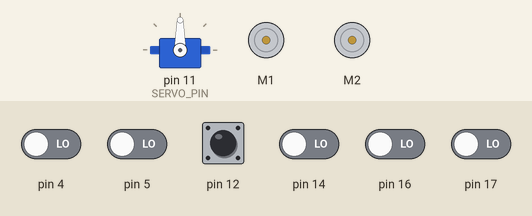
Recording of a sketch running on a simulated Arduino Uno, built with avr-gcc and run on an emulated ATmega328P. Parts: servo, 2 × DC motor (green arrow = forward, orange = backward, longer = faster). Wiring (inferred from the names in the program): servo: signal pin 11. Inputs (shaded band) come from the test bench; at power-on: pin 12 HIGH, pin 4, pin 5, pin 14, pin 16, pin 17 LOW. Random numbers use the default seed unless the sketch sets one; servo pulses on a pin are drawn as a servo (544–2400 µs = 0–180°); what the sketch prints to the serial monitor is not drawn.

Above: at 0.8 s.
0.9 s: pin 12 pulled LOW for 0.15 s
At 3.05 s:
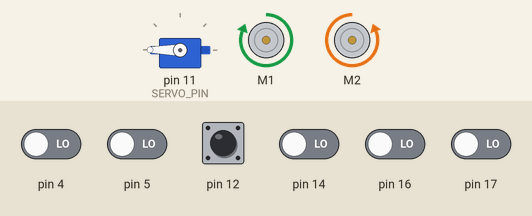
3.9 s: pin 4 driven HIGH
At 4.99 s:
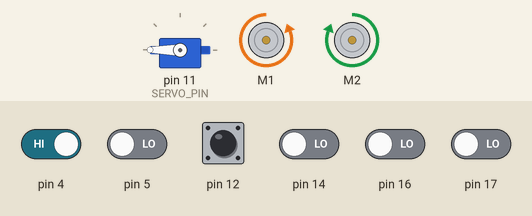
6.9 s: pin 5 driven HIGH
9.9 s: pin 12 pulled LOW for 1 s
At 10.8 s:
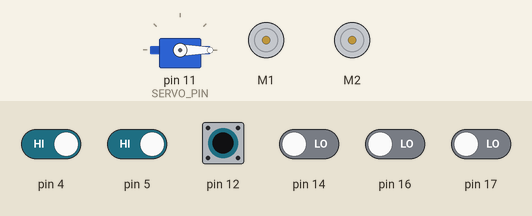
12.4 s: pin 12 pulled LOW for 0.15 s
At 15.3 s:
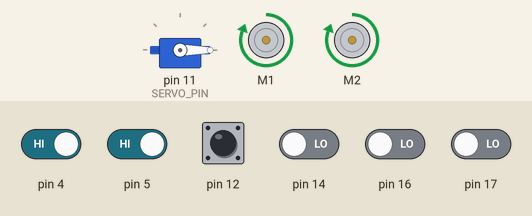
15.5 s: pin 14 driven HIGH
Timing chart, 0 to 26.8 s (numbered marks = the images above; inputs shaded):
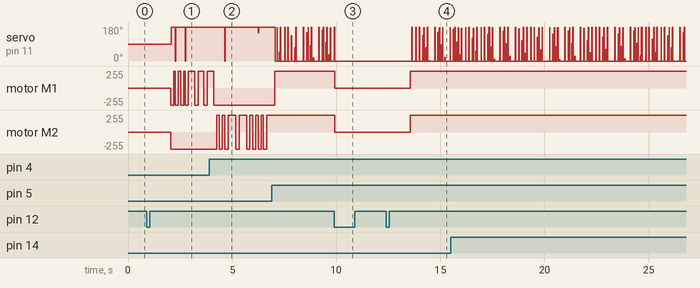

Measured:
- after the input at 0.9 s, servo on pin 11 (SERVO_PIN): 90° → 180° after 1.2 s; motor M2: stopped → backward 255/255 after 1.2 s
- after the input at 3.9 s, motor M2: backward 255/255 → forward 255/255 after 0.37 s, → backward 255/255 0.10 s later, → forward 255/255 0.15 s later, → backward 255/255 0.13 s later, … (15 changes in this stretch)
- after the input at 9.9 s, motor M1, motor M2: forward 255/255 → stopped at once
- after the input at 12.4 s, motor M1, motor M2: stopped → forward 255/255 after 1.2 s

The sketch:

The_bully.ino
```cpp
#include <ZumoMotors.h>
#include <Pushbutton.h>
#include <QTRSensors.h>
#include <ZumoReflectanceSensorArray.h>

ZumoMotors motors;
ZumoReflectanceSensorArray reflectanceSensors;

#define LED 13

// this might need to be tuned for different lighting conditions, surfaces, etc.
#define QTR_THRESHOLD  850

// these might need to be tuned for different motor types
#define REVERSE_SPEED     400
#define TURN_SPEED        400
#define FORWARD_SPEED     400
#define REVERSE_DURATION  150
//#define TURN_DURATION     150

// Servo settings
#define SERVO_PIN 11
#define UP_POSITION 1000
#define DOWN_POSITION 2000

// This is the time since the last rising edge in units of 0.5us.
uint16_t volatile servoTime = 0;
// This is the pulse width we want in units of 0.5us.
uint16_t volatile servoHighTime = 3000;
// This is true if the servo pin is currently high.
boolean volatile servoHigh = false;

Pushbutton button(ZUMO_BUTTON); // pushbutton on pin 12

#define NUM_SENSORS 6
unsigned int sensor_values[NUM_SENSORS];

boolean armed = false;

ZumoReflectanceSensorArray sensors(QTR_NO_EMITTER_PIN);

void waitForButtonAndCountDown()
{
  button.waitForButton();
  delay(1000);
}

void constuct() {

  // Reset weapons here
  armed = false;
  servoSetPosition(UP_POSITION); // Send pulses.

  if (button.isPressed())
  {

    // if button is pressed, stop and wait for another press to go again
    motors.setSpeeds(0, 0);

    button.waitForRelease();
    waitForButtonAndCountDown();
  }

}

void arm_weapons() {
  if (!armed) {
    // Weapons
    Serial.print("Arming weapons");
    servoSetPosition(DOWN_POSITION); // Send pulses.
    armed = true;
  }

}

void setup()
{
  Serial.begin(9600);
  Serial.print("Setup");
  servoInit();
  waitForButtonAndCountDown();
}

void loop()
{
  // Will continue after button press
  constuct();

  // Arm weapons
  arm_weapons();

  // Move
  onwards();
}

void onwards() {
  sensors.read(sensor_values);

  if (sensor_values[0] < QTR_THRESHOLD)
  {
    // if leftmost sensor detects line, reverse and turn to the right
    motors.setSpeeds(-REVERSE_SPEED, -REVERSE_SPEED);
    delay(REVERSE_DURATION);
    motors.setSpeeds(TURN_SPEED, -TURN_SPEED);
    delay(random(50,400));
    motors.setSpeeds(FORWARD_SPEED, FORWARD_SPEED);
  }
  else if (sensor_values[5] < QTR_THRESHOLD)
  {
    // if rightmost sensor detects line, reverse and turn to the left
    motors.setSpeeds(-REVERSE_SPEED, -REVERSE_SPEED);
    delay(REVERSE_DURATION);
    motors.setSpeeds(-TURN_SPEED, TURN_SPEED);
    delay(random(50,400));
    motors.setSpeeds(FORWARD_SPEED, FORWARD_SPEED);
  }
  else
  {
    // otherwise, go straight
    motors.setSpeeds(FORWARD_SPEED, FORWARD_SPEED);
  }
}

ISR(TIMER2_COMPA_vect)
{
  // The time that passed since the last interrupt is OCR2A + 1
  // because the timer value will equal OCR2A before going to 0.
  servoTime += OCR2A + 1;
  static uint16_t highTimeCopy = 3000;
  static uint8_t interruptCount = 0;
  if (servoHigh)
  {
    if (++interruptCount == 2)
    {
      OCR2A = 255;
    }
    // The servo pin is currently high.
    // Check to see if is time for a falling edge.
    // Note: We could == instead of >=.
    if (servoTime >= highTimeCopy)
    {
      // The pin has been high enough, so do a falling edge.
      digitalWrite(SERVO_PIN, LOW);
      servoHigh = false;
      interruptCount = 0;
    }
  }
  else
  {
    // The servo pin is currently low.
    if (servoTime >= 40000)
    {
      // We've hit the end of the period (20 ms),
      // so do a rising edge.
      highTimeCopy = servoHighTime;
      digitalWrite(SERVO_PIN, HIGH);
      servoHigh = true;
      servoTime = 0;
      interruptCount = 0;
      OCR2A = ((highTimeCopy % 256) + 256) / 2 - 1;
    }
  }
}

void servoInit()
{
  digitalWrite(SERVO_PIN, LOW);
  pinMode(SERVO_PIN, OUTPUT);
  // Turn on CTC mode. Timer 2 will count up to OCR2A, then
  // reset to 0 and cause an interrupt.
  TCCR2A = (1 << WGM21);
  // Set a 1:8 prescaler. This gives us 0.5us resolution.
  TCCR2B = (1 << CS21);
  // Put the timer in a good default state.
  TCNT2 = 0;
  OCR2A = 255;
  TIMSK2 |= (1 << OCIE2A); // Enable timer compare interrupt.
  sei(); // Enable interrupts.
}
void servoSetPosition(uint16_t highTimeMicroseconds)
{
  TIMSK2 &= ~(1 << OCIE2A); // disable timer compare interrupt
  servoHighTime = highTimeMicroseconds * 2;
  TIMSK2 |= (1 << OCIE2A); // enable timer compare interrupt
}
```
